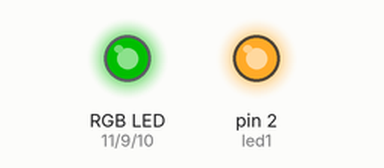
Recording of a sketch running on a simulated Arduino Uno, built with avr-gcc and run on an emulated ATmega328P. Parts: an RGB LED mixed from three pins (HIGH = lit), output pins drawn as LEDs (lit = HIGH). Dim RGB values are drawn brighter than linear.

Above: at 0.1 s.
At 39.1 s:
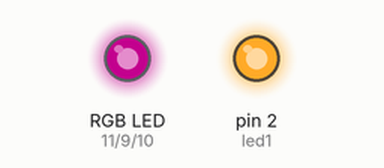
Timing chart, 0 to 40.0 s (numbered marks = the images above):
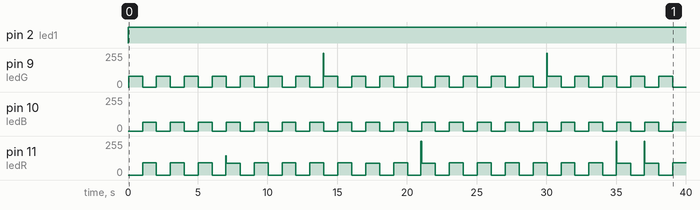

Measured:
- by itself, pin 2 (led1): LOW → HIGH at 0.00 s
- by itself, pin 9 (ledG): 0/255 → 80/255 at 0.04 s, → 0/255 1.0 s later, → 80/255 1.0 s later, → 0/255 1.0 s later, … (42 changes in this stretch)
- by itself, pin 10 (ledB): 0/255 → 66/255 at 1.0 s, → 0/255 1.0 s later, → 67/255 1.0 s later, → 0/255 1.0 s later, … (39 changes in this stretch)
- by itself, pin 11 (ledR): 0/255 → 91/255 at 1.0 s, → 0/255 1.0 s later, → 91/255 1.0 s later, → 0/255 1.0 s later, … (43 changes in this stretch)

The sketch:

Fe_cube_02_RGB_frames_fixedcolor_oefening.ino
```cpp
/*
Controlling an RGB led via an npn switch and digital switching
using a frame abstraction
*/

// pins used
int ledR=11;
int ledG=9;
int ledB=10;
int led1=2;

bool test = false;  //use serial monitor for testing.

void setup() {
  if (test) {
    Serial.begin(9600);
  }
  randomSeed(analogRead(0));
  // define the pins we use for the RGB led
  pinMode(ledR,OUTPUT); pinMode(ledG,OUTPUT);
  pinMode(ledB,OUTPUT); pinMode(led1,OUTPUT);
}

/***************************************************************************
We consider the effect (a random color for 1 second) to be a shot or action.
A shot consists of frames which are shown 40ms. We determe in the loop if
a new frame must be drawn.

General outline animation architecture

1. A movie is a sequence of shots.
2. A shot has a duration expressed in ms. The action will be split up in
   frames to give the illusion of smooth change.
2. A frame is a fixed pattern that repeats for 1/25 of a second. The human
   eye can only see 24 images per second, so one frame every 1/25 seconds
   can give the illusion of smooth movement/change
   Frames themself are drawn from subframes
3. To create a frame, multiplexing will be needed. This is the act of
   combining individual light outputs to create a single frame.
   Eg, an RGB led cannot show R, G and B at the same time, so these must be
   shown in serie. For the same reason, a led cube might not have to power
   output to drive a complete cube in one subframe. So a subframe is one
   output of a loop in arduino.  A cycle of subrames creates a frame.
   The cycle is repeated for the duration of the frame.
***************************************************************************/
unsigned long movietime = 0UL;
//our first shot: a fixed color for a specific duration (here we show blue)
long fixed_colorR = 0;
long fixed_colorG = 0;
long fixed_colorB = 64; // global variables

void fixed_color(unsigned long framenr, int frame[3]){

  //store the color in the frame. Dit is blue want hierboven is blue
  frame[0] = fixed_colorR;
  frame[1] = fixed_colorG;
  frame[2] = fixed_colorB;

}

void fixed_groen(unsigned long framenr, int frame[3]){
    // groen
  //store the color in the frame
  frame[0] = 0;
  frame[1] = 64;
  frame[2] = 0;
}

void fixed_BR(unsigned long framenr, int frame[3]){
    // blue en red
  //store the color in the frame
  frame[0] = 64;
  frame[1] = 0;
  frame[2] = 64;
}

// we gaan nu 2 shots tonen: eerst groen en dan BR elke voor 1 seconde, we hebben een 'counter' nodig, we noemen dit nr
int nr=-1;
void (*movie(unsigned long *shotduration))(unsigned long, int[3]){
  // when a shot is finished, movie() is called to obtain the next shot.
  // Here we have a single random color, and a fixed duration of 3000 ms.
  nr=nr+1;
  if (nr>1) nr = 0;
  if (nr==0) {
    *shotduration = 1000;
    return fixed_groen;
  } else {
    *shotduration = 1000;
    return fixed_BR;
  }
}

/***************************************************************************
           THAT WAS IT! SHORT NO?

       THE REST IS THE GENERAL FRAMEWORK TO SHOW FRAMES ACCORDING TO
            WHAT YOU WANTED

***************************************************************************/
//global variables needed
unsigned long startTime = 0UL;
unsigned long currentTime;
unsigned long shotduration = 0UL;
//shotptr       curshot;
void (*curshot)(long unsigned int, int*);
int           curframe[3];
unsigned long framenr = 0UL;
unsigned long curframenr = 1UL;
boolean       newframe = true;
unsigned long starttimeframe = 0UL;
int           subframecolor;
unsigned long subframecycle, cursubframecycle;
unsigned long subframestarttime;
unsigned long curmicrotime;

void loop(){
  //first we determine if a new shot must start or not
  currentTime = millis();
  if (currentTime - startTime >= shotduration) {
    //a new shot
    curshot = movie(&shotduration);
    startTime = millis();
    currentTime = startTime;
    curframenr = 1000UL; //dummy value
  }
  //we obtain the framenumber we should show, one frame=40ms
  unsigned long framenr = (currentTime - startTime)/40UL;
  if (curframenr != framenr){
    //a new frame to show, obtain it
    curshot(framenr, curframe);
    newframe = true;
    starttimeframe = micros();
    curframenr = framenr;
  } else {
    newframe = false;
  }
  // we continue showing a cycle of subframes as needed for the current frame
  curmicrotime = micros();
  if (newframe) {
    //reinit the subframes
    subframecolor = 0;
    subframestarttime = curmicrotime;
    subframecycle = 0UL;;
    cursubframecycle = 0UL;
  } else {
    // determine if a new subframecolor is needed
    cursubframecycle = (curmicrotime - starttimeframe) / 960UL; //960=3*5*64
    if (cursubframecycle != subframecycle){
      //new subframecycle
      subframecycle = cursubframecycle;
      subframestarttime = curmicrotime;
      subframecolor = 0;
    } else {
      subframecolor = subframecolor + 1;
      subframecolor = subframecolor % 3;
    }
  }
  //we know the frame, the color, and how far in the subframe we are
  show_subframe_color(subframecolor, curmicrotime - subframestarttime);
}

void show_subframe_color(int color, long microtime){
  // all off
  digitalWrite(led1, HIGH);
  digitalWrite(ledR, LOW);
  digitalWrite(ledG, LOW);
  digitalWrite(ledB, LOW);
  if (color == 0) {
    if (microtime < 15 * curframe[0]) {
      digitalWrite(ledR, HIGH);
    }
  } else if (color == 1) {
    if (microtime < 15 * curframe[1]) {
      digitalWrite(ledG, HIGH);
    }
  } else {
    if (microtime < 15 * curframe[2]) {
      digitalWrite(ledB, HIGH);
    }
  }
}
```
